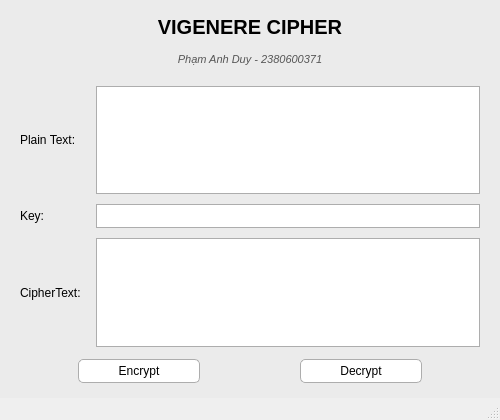
<?xml version="1.0" encoding="UTF-8"?>
<ui version="4.0">
 <class>MainWindow</class>
 <widget class="QMainWindow" name="MainWindow">
  <property name="geometry">
   <rect>
    <x>0</x>
    <y>0</y>
    <width>500</width>
    <height>420</height>
   </rect>
  </property>
  <property name="minimumSize">
   <size>
    <width>450</width>
    <height>400</height>
   </size>
  </property>
  <property name="windowTitle">
   <string>Vigenere Cipher</string>
  </property>
  <widget class="QWidget" name="centralwidget">
   <property name="styleSheet">
    <string notr="true">
     QWidget#centralwidget {
         background-color: #ebebeb;
     }
     QLabel {
         font-family: &quot;Segoe UI&quot;, Arial, sans-serif;
         color: #000000;
         font-size: 12px;
     }
     QLabel#label_title {
         font-size: 20px;
         font-weight: bold;
         color: #000000;
         margin-bottom: 2px;
     }
     QLabel#label_author {
         font-size: 11px;
         color: #555555;
         font-style: italic;
         margin-bottom: 8px;
     }
     QTextEdit, QLineEdit {
         background-color: #ffffff;
         border: 1px solid #adadad;
         color: #000000;
         font-family: &quot;Segoe UI&quot;, Arial, sans-serif;
         font-size: 12px;
         padding: 3px;
     }
     QPushButton {
         background-color: #ffffff;
         border: 1px solid #adadad;
         border-radius: 5px;
         padding: 4px 20px;
         font-family: &quot;Segoe UI&quot;, Arial, sans-serif;
         font-size: 12px;
         color: #000000;
         min-width: 80px;
     }
     QPushButton:hover {
         background-color: #f0f0f0;
         border: 1px solid #0078d7;
     }
     QPushButton:pressed {
         background-color: #cce4f7;
         border: 1px solid #005499;
     }
    </string>
   </property>
   <layout class="QVBoxLayout" name="verticalLayout">
    <property name="spacing">
     <number>12</number>
    </property>
    <property name="leftMargin">
     <number>20</number>
    </property>
    <property name="topMargin">
     <number>15</number>
    </property>
    <property name="rightMargin">
     <number>20</number>
    </property>
    <property name="bottomMargin">
     <number>15</number>
    </property>
    <item>
     <widget class="QLabel" name="label_title">
      <property name="text">
       <string>VIGENERE CIPHER</string>
      </property>
      <property name="alignment">
       <set>Qt::AlignCenter</set>
      </property>
     </widget>
    </item>
    <item>
     <widget class="QLabel" name="label_author">
      <property name="text">
       <string>Phạm Anh Duy - 2380600371</string>
      </property>
      <property name="alignment">
       <set>Qt::AlignCenter</set>
      </property>
     </widget>
    </item>
    <item>
     <layout class="QGridLayout" name="gridLayout">
      <property name="verticalSpacing">
       <number>10</number>
      </property>
      <property name="horizontalSpacing">
       <number>15</number>
      </property>
      <item row="0" column="0">
       <widget class="QLabel" name="label_plain">
        <property name="text">
         <string>Plain Text:</string>
        </property>
       </widget>
      </item>
      <item row="0" column="1">
       <widget class="QTextEdit" name="txt_plain_text"/>
      </item>
      <item row="1" column="0">
       <widget class="QLabel" name="label_key">
        <property name="text">
         <string>Key:</string>
        </property>
       </widget>
      </item>
      <item row="1" column="1">
       <widget class="QLineEdit" name="txt_key"/>
      </item>
      <item row="2" column="0">
       <widget class="QLabel" name="label_cipher">
        <property name="text">
         <string>CipherText:</string>
        </property>
       </widget>
      </item>
      <item row="2" column="1">
       <widget class="QTextEdit" name="txt_cipher_text"/>
      </item>
     </layout>
    </item>
    <item>
     <layout class="QHBoxLayout" name="horizontalLayout">
      <property name="spacing">
       <number>100</number>
      </property>
      <item>
       <spacer name="horizontalSpacer">
        <property name="orientation">
         <enum>Qt::Horizontal</enum>
        </property>
        <property name="sizeHint" stdset="0">
         <size>
          <width>40</width>
          <height>20</height>
         </size>
        </property>
       </spacer>
      </item>
      <item>
       <widget class="QPushButton" name="btn_encrypt">
        <property name="text">
         <string>Encrypt</string>
        </property>
       </widget>
      </item>
      <item>
       <widget class="QPushButton" name="btn_decrypt">
        <property name="text">
         <string>Decrypt</string>
        </property>
       </widget>
      </item>
      <item>
       <spacer name="horizontalSpacer_2">
        <property name="orientation">
         <enum>Qt::Horizontal</enum>
        </property>
        <property name="sizeHint" stdset="0">
         <size>
          <width>40</width>
          <height>20</height>
         </size>
        </property>
       </spacer>
      </item>
     </layout>
    </item>
   </layout>
  </widget>
  <widget class="QMenuBar" name="menubar">
   <property name="geometry">
    <rect>
     <x>0</x>
     <y>0</y>
     <width>500</width>
     <height>22</height>
    </rect>
   </property>
  </widget>
  <widget class="QStatusBar" name="statusbar"/>
 </widget>
 <resources/>
 <connections/>
</ui>
